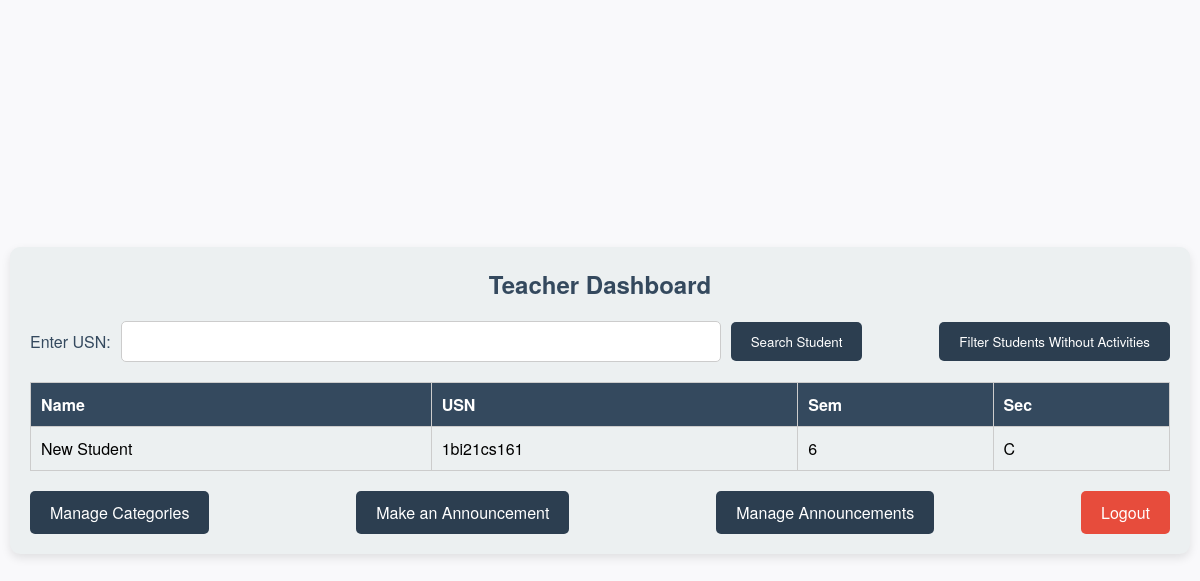
/teacher/dashboard/ (signed in), run on an earlier commit of the app's database.
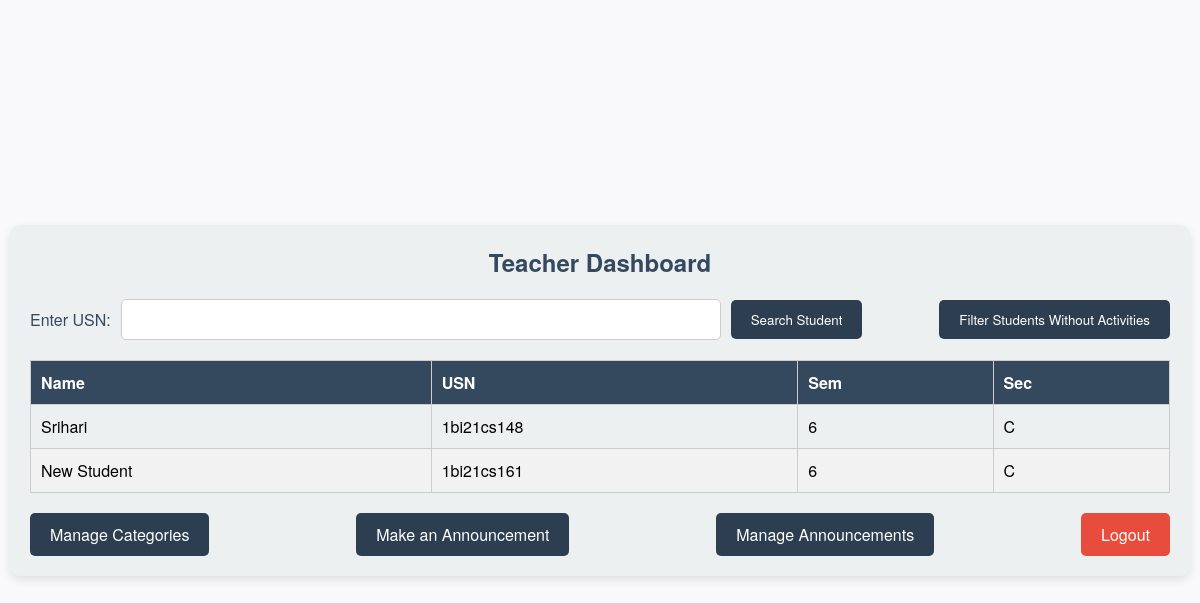
And on a later commit of the database.
### activityPointsApp/models.py (models this page shows, shortened)
class Student(models.Model):
    usn = models.CharField(max_length=10, unique=True)
    name = models.CharField(max_length=20)
    email = models.EmailField(unique=True)
    password = models.CharField(max_length=128)
    sem = models.IntegerField()
    sec = models.CharField(max_length=1)
    phone_no = models.CharField(max_length=10)
    points = models.IntegerField(default=0)

### activityPointsApp/views.py (the view)
# urls.py: path('teacher/dashboard/', teacherDashboard, name='teacherDashboard'),
def teacherDashboard(request):
    if 'teacher_email' not in request.session:
        return redirect('loginTeacher')
    students = None
    filter_students = request.session.get('filter_students', False)
    if request.method == 'POST':
        usn = request.POST.get('usn')
        if usn:
            try:
                student = Student.objects.get(usn=usn)
                students = [student]
            except Student.DoesNotExist:
                return render(request, 'teacherDashboard.html', {'error': 'Student with this USN does not exist'})
        elif 'filter' in request.POST:
            if filter_students:
                students = Student.objects.all().order_by('usn')
                request.session['filter_students'] = False
            else:
                students_without_activities = Student.objects.exclude(activities__isnull=False).order_by('usn')
                students = students_without_activities.values('name', 'usn', 'sem', 'sec')  # Select specific fields
                request.session['filter_students'] = True
    else:
        students = Student.objects.all().order_by('usn')
    return render(request, 'teacherDashboard.html', {'students': students, 'filter_students': filter_students})

### activityPointsApp/templates/teacherDashboard.html (shortened to what this page needs)
{% load static %}
<!DOCTYPE html>
<html lang="en">
<head>
    <link rel="stylesheet" href="{% static 'teacher_dashboard.css' %}">
</head>
<body>
    <div class="container">
        <h2>Teacher Dashboard</h2>
        <div class="form-buttons">
            <form method="post" class="form-inline">
                <label for="usn">Enter USN:</label>
                <input type="text" id="usn" name="usn" required>
                <button type="submit">Search Student</button>
            </form>
            <form method="post" class="form-inline">
                <button type="submit" name="filter">Filter Students Without Activities</button>
            </form>
        </div>
        <div class="table-container">
            <table class="students-table">
                <thead>
                    <tr>
                        <th>Name</th>
                        <th>USN</th>
                        <th>Sem</th>
                        <th>Sec</th>
                    </tr>
                </thead>
                <tbody>
                    {% for student in students %}
                    <tr>
                        <td>{{ student.name }}</td>
                        <td>{{ student.usn }}</td>
                        <td>{{ student.sem }}</td>
                        <td>{{ student.sec }}</td>
                    </tr>
                    {% empty %}
                    {% if filter_students %}
                    <tr>
                        <td colspan="4">No students without activities found.</td>
                    </tr>
                    {% endif %}
                    {% endfor %}
                </tbody>
            </table>
        </div>
        <div class="actions">
            <a href="{% url 'manageCategories' %}" class="action-link">Manage Categories</a>
            <a href="{% url 'create_announcement' %}" class="action-link">Make an Announcement</a>
            <a href="{% url 'manage_announcements' %}" class="action-link">Manage Announcements</a>
            <a href="{% url 'logout' %}" class="logout-btn">Logout</a>
        </div>
    </div>
</body>
</html>

What changed in the data, as far as the page shows it:
added Student: name "Srihari", usn "1bi21cs148", sem "6", sec "C"
